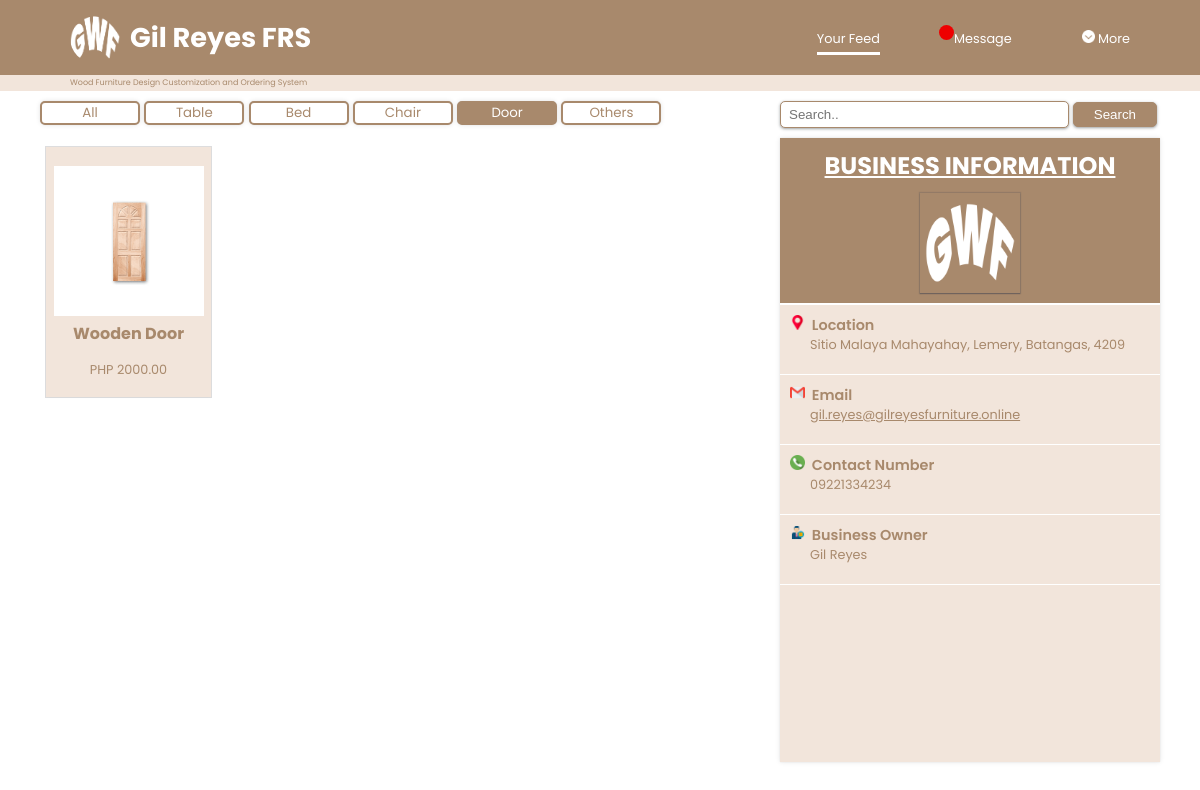
/src/sys-user/home-page/product-category/door.php (signed in), run on the app's committed database.
### tables this page shows
CREATE TABLE `tb_product` (
  `id` int(11) NOT NULL,
  `product_name` varchar(50) NOT NULL,
  `price` int(20) NOT NULL,
  `size` varchar(15) NOT NULL,
  `p_description` text NOT NULL,
  `category` varchar(20) NOT NULL,
  `quantity` int(255) NOT NULL,
  `product_img` varchar(255) NOT NULL
);

CREATE TABLE `tb_shopinfo` (
  `id` int(11) NOT NULL,
  `name` varchar(50) NOT NULL,
  `address` varchar(50) NOT NULL,
  `email` varchar(50) NOT NULL,
  `contact_no` varchar(15) NOT NULL,
  `profile_pic` varchar(255) NOT NULL
);

### src/php-database/select-door.php (called while the page is built)
<?php
    require_once 'dbconnect.php';
    $query = "SELECT * FROM tb_product WHERE category = 'Door' AND quantity > 0 ORDER BY id DESC";
    $result = mysqli_query($conn, $query);
?>

### src/php-database/shopinfo.php (called while the page is built)
<?php
    require_once 'dbconnect.php';
    $query = "SELECT * FROM tb_shopinfo";
    $result = mysqli_query($conn, $query);
?>

### src/sys-user/home-page/product-category/door.php (the view, shortened to what this page needs)
<?php include '../../../php-database/user-session.php'; ?>
<!DOCTYPE html>
<html lang="en">
<head>
    <link rel="stylesheet" href="../userhome.css?v=<?php echo time(); ?>">
</head>
<body>
    <header>
        <div class="app-name">
            <a href="">
                <img src="../../../../image/logo.png" alt="">
                <h1>Gil Reyes FRS</h1>
            </a>
        </div>
        <nav class="block">
            <a href="" class="a" style="border-bottom: 3px solid white; padding-bottom: 5px;">Your Feed</a>
            <a href="../../message-page/userMessage.php" class="a"><span class="your_div"></span>Message</a>
            <div class="dropdown" style="float:right;">
                <a class="dropbtn"><img src="../../../../image/icon/down-chevron.png" alt="" width="13px" height="13px"> More</a>
            </div>
        </nav>
    </header>
    <div class="divider">
        <p>Wood Furniture Design Customization and Ordering System</p>
    </div>
    <main>
        <div class="container">
            <section class="product-cont">
                <div class="category">
                    <button onclick="window.location.href='../userhome.php';">All</button>
                    <button onclick="window.location.href='table.php';">Table</button>
                    <button onclick="window.location.href='bed.php';">Bed</button>
                    <button onclick="window.location.href='chair.php';">Chair</button>
                    <button class="active" onclick="window.location.href='door.php';">Door</button>
                    <button onclick="window.location.href='others.php';">Others</button>
                </div>
                <div class="product">
                    <?php
                        include '../../../php-database/select-door.php';
                    ?>
                    <div class="display-div">
                        <?php
                            while ($row = mysqli_fetch_assoc($result))
                            {
                        ?>
                                <div class="prod-display" onclick="window.location.href='../../getproduct-page/get-product.php?id=<?php echo $row['id']; ?> & product_name=<?php echo $row['product_name']; ?> & price=<?php echo $row['price']; ?> & size=<?php echo $row['size']; ?> & p_description=<?php echo $row['p_description']; ?> & category=<?php echo $row['category']; ?> & product_img=<?php echo $row['product_img']; ?>';">
                                    <div class="prod-img">
                                        <img src="../../../sys-admin/product-page/<?php echo $row['product_img']; ?>" alt="" width="100px">
                                    </div>
                                    <div class="pname">
                                        <h4><?php echo $row['product_name']; ?></h3>
                                    </div>
                                    <p>PHP <?php echo $row['price']; ?>.00</p>
                                </div>
                        <?php
                            }
                        ?>
                    </div>
                </div>
            </section>
            <section class="shopinfo-cont">
                <div class="search-bar">
                    <form action="../../product-search/product-search.php" method=POST>
                        <input type="text" placeholder="Search.." name="valueToSearch" required>
                        <button type="submit" name="search">Search</button>
                    </form>
                </div>
                <div class="shopinfo" id="shopinfo">
                    <?php include '../../../php-database/shopinfo.php';
                        while($row = mysqli_fetch_assoc($result)) {
                    ?>
                    <h1><u>BUSINESS INFORMATION</u></h1>
                    <div class="profile-pic">
                        <img src="../../../../image/logo.png" alt="" width="100px" height="100px">
                    </div>
                    <h3><img src="../../../../image/icon/placeholder.png" alt="" width="15" height="15">&nbsp&nbspLocation</h3>
                    <p><?php echo $row["address"]; ?></p>
                    <div class="info-line"></div>
                    <h3><img src="../../../../image/icon/gmail.png" alt="" width="15" height="15">&nbsp&nbspEmail</h3>
                    <a href="mailto:<?php echo $row['email']; ?>"><p><?php echo $row["email"]; ?></p></a>
                    <div class="info-line"></div>
                    <h3><img src="../../../../image/icon/phone (1).png" alt="" width="15" height="15">&nbsp&nbspContact Number</h3>
                    <p><?php echo $row["contact_no"]; ?></p>
                    <div class="info-line"></div>
                    <h3><img src="../../../../image/icon/owner.png" alt="" width="15" height="15">&nbsp&nbspBusiness Owner</h3>
                    <p><?php echo $row["name"]; ?></p>
                    <div class="info-line"></div>
                    <?php } ?>
                </div>
            </section>
        </div>
    </main>
</body>
</html>

### data on the page
tb_product: product_img (picture), product_name "Wooden Door", price "2000"
tb_shopinfo: address "Sitio Malaya Mahayahay, Lemery, Batangas, 4209", email "gil.reyes@gilreyesfurniture.online", contact_no "09221334234", name "Gil Reyes"
